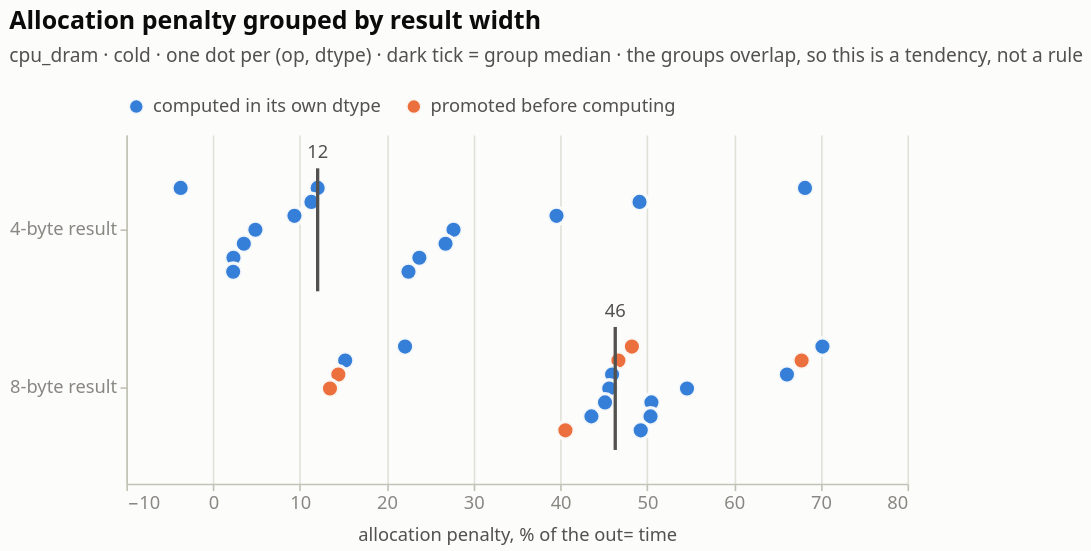

Notebook cell for this chart:
### Markdown cell above
The upper portion of the chart is flat, and that flatness is the finding: `add`,
`mul`, `muladd` and related operations, across all four dtypes, fall within a few
percent of a single value. They are not computing at different rates; they are
all limited by the same DRAM channels, and the arithmetic is negligible by
comparison.

The bars that fall away below that level are the operations that do not fit this
model — `exp`, `div` and the matrix multiplications — where the processor is
genuinely compute-limited. The chart is best read as a partition rather than as a
ranking.

### Allocation at 8 million elements

At this scale the change of sign observed in Part 1 is absent: allocation is a
cost in every cell. Its magnitude is predicted not by the operand dtype but by
the result width, since a fresh 64 MB buffer requires twice as many pages to be
faulted in as a 32 MB one. Because `div`, `sqrt`, `exp` and `cos` promote their
integer inputs to `float64`, an `int32` operand may fall into either group; the
chart below is therefore organised by result dtype rather than by input dtype.

### Code cell
dram_alloc = (
    dram.filter(pl.col("cache_state") == "cold")
    .pivot("destination", index=["operation", "implementation", "result_dtype"], values="us")
    .drop_nulls()
    .with_columns(
        (pl.col("alloc") - pl.col("out")).alias("penalty_us"),
        ((pl.col("alloc") - pl.col("out")) / pl.col("out") * 100).alias("penalty_pct"),
        pl.col("result_dtype").replace_strict(ITEMSIZE).alias("result_bytes"),
    )
    .sort("penalty_pct", descending=True)
)

dram_alloc = dram_alloc.with_columns(
    pl.format("{}-byte result", pl.col("result_bytes")).alias("width"),
    pl.when(pl.col("result_dtype") != pl.col("implementation"))
      .then(pl.lit("promoted before computing"))
      .otherwise(pl.lit("computed in its own dtype")).alias("promotion"),
)
dram_alloc = dram_alloc.with_columns(
    (0.5 + ((pl.int_range(pl.len()).over("width") % 7) - 3) * 0.11).alias("jitter")
)
medians = dram_alloc.group_by("width").agg(pl.col("penalty_pct").median().alias("med"))
prom_order = ["computed in its own dtype", "promoted before computing"]

YW = alt.Y("width:N", sort=["4-byte result", "8-byte result"], title=None)
XP = alt.X("penalty_pct:Q", title="allocation penalty, % of the out= time")

strip = alt.Chart(dram_alloc).mark_point(size=110, filled=True, opacity=0.95).encode(
    x=XP, y=YW,
    yOffset=alt.YOffset("jitter:Q", scale=alt.Scale(domain=[0, 1])),
    color=alt.Color("promotion:N", sort=prom_order,
                    scale=alt.Scale(domain=prom_order, range=P["series"][:2]),
                    legend=alt.Legend(title=None)),
    tooltip=[alt.Tooltip("operation:N", title="op"),
             alt.Tooltip("implementation:N", title="operand dtype"),
             alt.Tooltip("result_dtype:N", title="computes in"),
             alt.Tooltip("penalty_pct:Q", title="penalty %", format=".1f"),
             alt.Tooltip("penalty_us:Q", title="penalty us", format=".0f")])
med_tick = alt.Chart(medians).mark_tick(
    color=P["ink2"], thickness=2, size=74, opacity=1).encode(x="med:Q", y=YW)
med_text = alt.Chart(medians).mark_text(
    align="center", dy=-46, fontSize=11, color=P["ink2"]).encode(
    x="med:Q", y=YW, text=alt.Text("med:Q", format=".0f"))

fig7 = (strip + med_tick + med_text).properties(
    width=470, height=210,
    title=alt.Title("Allocation penalty grouped by result width",
                    subtitle="cpu_dram · cold · one dot per (op, dtype) · dark tick = group median · "
                             "the groups overlap, so this is a tendency, not a rule"),
)
figure(fig7, dram_alloc.select("operation", "implementation", "result_dtype",
                               "result_bytes", "out", "alloc", "penalty_us", "penalty_pct")
       .sort("result_bytes", "penalty_pct"),
       "Table view — allocation penalty at DRAM scale")

### Figure 1 — Vega-Lite specification as saved in the notebook (floating-point values rounded to 4 significant figures)
{"config": {"background": "#fcfcfb", "font": "system-ui, -apple-system, \"Segoe UI\", sans-serif", "view": {"stroke": null, "continuousWidth": 620, "continuousHeight": 300}, "axis": {"labelFont": "system-ui, -apple-system, \"Segoe UI\", sans-serif", "titleFont": "system-ui, -apple-system, \"Segoe UI\", sans-serif", "labelColor": "#898781", "titleColor": "#52514e", "labelFontSize": 11, "titleFontSize": 11, "titleFontWeight": 500, "titlePadding": 8, "domainColor": "#c3c2b7", "domainWidth": 1, "tickColor": "#c3c2b7", "tickSize": 4, "gridColor": "#e1e0d9", "gridWidth": 1, "gridDash": []}, "legend": {"labelFont": "system-ui, -apple-system, \"Segoe UI\", sans-serif", "titleFont": "system-ui, -apple-system, \"Segoe UI\", sans-serif", "labelColor": "#52514e", "titleColor": "#52514e", "labelFontSize": 11, "titleFontSize": 11, "titleFontWeight": 500, "symbolType": "circle", "symbolSize": 90, "orient": "top", "direction": "horizontal", "offset": 8, "titlePadding": 10}, "title": {"font": "system-ui, -apple-system, \"Segoe UI\", sans-serif", "color": "#0b0b0b", "fontSize": 15, "fontWeight": 600, "subtitleFont": "system-ui, -apple-system, \"Segoe UI\", sans-serif", "subtitleColor": "#52514e", "subtitleFontSize": 11.5, "subtitlePadding": 8, "anchor": "start", "offset": 14, "dy": -4}, "header": {"labelFont": "system-ui, -apple-system, \"Segoe UI\", sans-serif", "titleFont": "system-ui, -apple-system, \"Segoe UI\", sans-serif", "labelColor": "#52514e", "titleColor": "#52514e", "labelFontSize": 11.5, "labelFontWeight": 600, "titleFontSize": 11}, "range": {"category": ["#2a78d6", "#eb6834", "#1baf7a"], "heatmap": ["#cde2fb", "#9ec5f4", "#6da7ec", "#3987e5", "#256abf", "#184f95", "#0d366b"], "ramp": ["#cde2fb", "#9ec5f4", "#6da7ec", "#3987e5", "#256abf", "#184f95", "#0d366b"]}, "bar": {"cornerRadiusEnd": 4, "discreteBandSize": 15}, "point": {"size": 95, "filled": true, "stroke": "#fcfcfb", "strokeWidth": 2, "opacity": 1}, "line": {"strokeWidth": 2, "strokeCap": "round", "strokeJoin": "round"}, "rule": {"strokeWidth": 1}, "text": {"font": "system-ui, -apple-system, \"Segoe UI\", sans-serif", "fontSize": 11, "color": "#52514e"}}, "layer": [{"data": {"name": "data-e0996276cbe1ae4a07623a12ca0640bf"}, "mark": {"type": "point", "filled": true, "opacity": 0.95, "size": 110}, "encoding": {"color": {"field": "promotion", "legend": {"title": null}, "scale": {"domain": ["computed in its own dtype", "promoted before computing"], "range": ["#2a78d6", "#eb6834"]}, "sort": ["computed in its own dtype", "promoted before computing"], "type": "nominal"}, "tooltip": [{"field": "operation", "title": "op", "type": "nominal"}, {"field": "implementation", "title": "operand dtype", "type": "nominal"}, {"field": "result_dtype", "title": "computes in", "type": "nominal"}, {"field": "penalty_pct", "format": ".1f", "title": "penalty %", "type": "quantitative"}, {"field": "penalty_us", "format": ".0f", "title": "penalty us", "type": "quantitative"}], "x": {"field": "penalty_pct", "title": "allocation penalty, % of the out= time", "type": "quantitative"}, "y": {"field": "width", "sort": ["4-byte result", "8-byte result"], "title": null, "type": "nominal"}, "yOffset": {"field": "jitter", "scale": {"domain": [0, 1]}, "type": "quantitative"}}}, {"data": {"name": "data-db97d3309efa7fa09579555031e8d391"}, "mark": {"type": "tick", "color": "#52514e", "opacity": 1, "size": 74, "thickness": 2}, "encoding": {"x": {"field": "med", "type": "quantitative"}, "y": {"field": "width", "sort": ["4-byte result", "8-byte result"], "title": null, "type": "nominal"}}}, {"data": {"name": "data-db97d3309efa7fa09579555031e8d391"}, "mark": {"type": "text", "align": "center", "color": "#52514e", "dy": -46, "fontSize": 11}, "encoding": {"text": {"field": "med", "format": ".0f", "type": "quantitative"}, "x": {"field": "med", "type": "quantitative"}, "y": {"field": "width", "sort": ["4-byte result", "8-byte result"], "title": null, "type": "nominal"}}}], "height": 210, "title": {"text": "Allocation penalty grouped by result width", "subtitle": "cpu_dram · cold · one dot per (op, dtype) · dark tick = group median · the groups overlap, so this is a tendency, not a rule"}, "width": 470, "$schema": "https://vega.github.io/schema/vega-lite/v6.4.1.json", "datasets": {"data-e0996276cbe1ae4a07623a12ca0640bf": [{"operation": "muladd_accum", "implementation": "int64", "result_dtype": "int64", "alloc": 19950.0, "out": 11720.0, "penalty_us": 8229.0, "penalty_pct": 70.2, "result_bytes": 8, "width": "8-byte result", "promotion": "computed in its own dtype", "jitter": 0.17}, {"operation": "muladd_accum", "implementation": "float32", "result_dtype": "float32", "alloc": 9619.0, "out": 5719.0, "penalty_us": 3900.0, "penalty_pct": 68.2, "result_bytes": 4, "width": "4-byte result", "promotion": "computed in its own dtype", "jitter": 0.17}, {"operation": "div", "implementation": "int32", "result_dtype": "float64", "alloc": 11610.0, "out": 6921.0, "penalty_us": 4693.0, "penalty_pct": 67.81, "result_bytes": 8, "width": "8-byte result", "promotion": "promoted before computing", "jitter": 0.28}, {"operation": "muladd_accum", "implementation": "float64", "result_dtype": "float64", "alloc": 19550.0, "out": 11770.0, "penalty_us": 7780.0, "penalty_pct": 66.12, "result_bytes": 8, "width": "8-byte result", "promotion": "computed in its own dtype", "jitter": 0.39}, {"operation": "sqrt", "implementation": "float64", "result_dtype": "float64", "alloc": 15680.0, "out": 10140.0, "penalty_us": 5539.0, "penalty_pct": 54.6, "result_bytes": 8, "width": "8-byte result", "promotion": "computed in its own dtype", "jitter": 0.5}, {"operation": "div", "implementation": "float64", "result_dtype": "float64", "alloc": 10630.0, "out": 7063.0, "penalty_us": 3567.0, "penalty_pct": 50.5, "result_bytes": 8, "width": "8-byte result", "promotion": "computed in its own dtype", "jitter": 0.61}, {"operation": "mul", "implementation": "int64", "result_dtype": "int64", "alloc": 10520.0, "out": 6997.0, "penalty_us": 3526.0, "penalty_pct": 50.4, "result_bytes": 8, "width": "8-byte result", "promotion": "computed in its own dtype", "jitter": 0.72}, {"operation": "add", "implementation": "int64", "result_dtype": "int64", "alloc": 10350.0, "out": 6937.0, "penalty_us": 3418.0, "penalty_pct": 49.27, "result_bytes": 8, "width": "8-byte result", "promotion": "computed in its own dtype", "jitter": 0.83}, {"operation": "muladd_accum", "implementation": "int32", "result_dtype": "int32", "alloc": 8737.0, "out": 5858.0, "penalty_us": 2878.0, "penalty_pct": 49.13, "result_bytes": 4, "width": "4-byte result", "promotion": "computed in its own dtype", "jitter": 0.28}, {"operation": "sqrt", "implementation": "int32", "result_dtype": "float64", "alloc": 17510.0, "out": 11810.0, "penalty_us": 5700.0, "penalty_pct": 48.25, "result_bytes": 8, "width": "8-byte result", "promotion": "promoted before computing", "jitter": 0.17}, {"operation": "div", "implementation": "int64", "result_dtype": "float64", "alloc": 14730.0, "out": 10040.0, "penalty_us": 4689.0, "penalty_pct": 46.7, "result_bytes": 8, "width": "8-byte result", "promotion": "promoted before computing", "jitter": 0.28}, {"operation": "mul", "implementation": "float64", "result_dtype": "float64", "alloc": 10230.0, "out": 7006.0, "penalty_us": 3221.0, "penalty_pct": 45.97, "result_bytes": 8, "width": "8-byte result", "promotion": "computed in its own dtype", "jitter": 0.39}, {"operation": "add", "implementation": "float64", "result_dtype": "float64", "alloc": 10340.0, "out": 7098.0, "penalty_us": 3240.0, "penalty_pct": 45.64, "result_bytes": 8, "width": "8-byte result", "promotion": "computed in its own dtype", "jitter": 0.5}, {"operation": "muladd", "implementation": "int64", "result_dtype": "int64", "alloc": 19900.0, "out": 13710.0, "penalty_us": 6192.0, "penalty_pct": 45.15, "result_bytes": 8, "width": "8-byte result", "promotion": "computed in its own dtype", "jitter": 0.61}, {"operation": "muladd", "implementation": "float64", "result_dtype": "float64", "alloc": 19650.0, "out": 13680.0, "penalty_us": 5964.0, "penalty_pct": 43.59, "result_bytes": 8, "width": "8-byte result", "promotion": "computed in its own dtype", "jitter": 0.72}, {"operation": "sqrt", "implementation": "int64", "result_dtype": "float64", "alloc": 19110.0, "out": 13590.0, "penalty_us": 5517.0, "penalty_pct": 40.59, "result_bytes": 8, "width": "8-byte result", "promotion": "promoted before computing", "jitter": 0.83}, {"operation": "div", "implementation": "float32", "result_dtype": "float32", "alloc": 5174.0, "out": 3707.0, "penalty_us": 1467.0, "penalty_pct": 39.57, "result_bytes": 4, "width": "4-byte result", "promotion": "computed in its own dtype", "jitter": 0.39}, {"operation": "muladd", "implementation": "int32", "result_dtype": "int32", "alloc": 8804.0, "out": 6894.0, "penalty_us": 1910.0, "penalty_pct": 27.7, "result_bytes": 4, "width": "4-byte result", "promotion": "computed in its own dtype", "jitter": 0.5}, {"operation": "mul", "implementation": "float32", "result_dtype": "float32", "alloc": 4467.0, "out": 3523.0, "penalty_us": 943.6, "penalty_pct": 26.78, "result_bytes": 4, "width": "4-byte result", "promotion": "computed in its own dtype", "jitter": 0.61}, {"operation": "muladd", "implementation": "float32", "result_dtype": "float32", "alloc": 8595.0, "out": 6944.0, "penalty_us": 1650.0, "penalty_pct": 23.76, "result_bytes": 4, "width": "4-byte result", "promotion": "computed in its own dtype", "jitter": 0.72}, {"operation": "cos", "implementation": "float32", "result_dtype": "float32", "alloc": 14700.0, "out": 12000.0, "penalty_us": 2701.0, "penalty_pct": 22.51, "result_bytes": 4, "width": "4-byte result", "promotion": "computed in its own dtype", "jitter": 0.83}, {"operation": "matmul", "implementation": "int64", "result_dtype": "int64", "alloc": 31750.0, "out": 26000.0, "penalty_us": 5750.0, "penalty_pct": 22.11, "result_bytes": 8, "width": "8-byte result", "promotion": "computed in its own dtype", "jitter": 0.17}, {"operation": "exp", "implementation": "float64", "result_dtype": "float64", "alloc": 42770.0, "out": 37120.0, "penalty_us": 5649.0, "penalty_pct": 15.22, "result_bytes": 8, "width": "8-byte result", "promotion": "computed in its own dtype", "jitter": 0.28}, {"operation": "exp", "implementation": "int32", "result_dtype": "float64", "alloc": 44530.0, "out": 38910.0, "penalty_us": 5614.0, "penalty_pct": 14.43, "result_bytes": 8, "width": "8-byte result", "promotion": "promoted before computing", "jitter": 0.39}, {"operation": "exp", "implementation": "int64", "result_dtype": "float64", "alloc": 46090.0, "out": 40620.0, "penalty_us": 5470.0, "penalty_pct": 13.47, "result_bytes": 8, "width": "8-byte result", "promotion": "promoted before computing", "jitter": 0.5}, {"operation": "matmul", "implementation": "int32", "result_dtype": "int32", "alloc": 26680.0, "out": 23810.0, "penalty_us": 2868.0, "penalty_pct": 12.04, "result_bytes": 4, "width": "4-byte result", "promotion": "computed in its own dtype", "jitter": 0.17}, {"operation": "matmul_explicit", "implementation": "int32", "result_dtype": "int32", "alloc": 31490.0, "out": 28290.0, "penalty_us": 3204.0, "penalty_pct": 11.33, "result_bytes": 4, "width": "4-byte result", "promotion": "computed in its own dtype", "jitter": 0.28}, {"operation": "add", "implementation": "float32", "result_dtype": "float32", "alloc": 3813.0, "out": 3486.0, "penalty_us": 326.7, "penalty_pct": 9.371, "result_bytes": 4, "width": "4-byte result", "promotion": "computed in its own dtype", "jitter": 0.39}, {"operation": "matmul_explicit", "implementation": "float32", "result_dtype": "float32", "alloc": 29150.0, "out": 27800.0, "penalty_us": 1355.0, "penalty_pct": 4.874, "result_bytes": 4, "width": "4-byte result", "promotion": "computed in its own dtype", "jitter": 0.5}, {"operation": "sqrt", "implementation": "float32", "result_dtype": "float32", "alloc": 3046.0, "out": 2942.0, "penalty_us": 104.2, "penalty_pct": 3.541, "result_bytes": 4, "width": "4-byte result", "promotion": "computed in its own dtype", "jitter": 0.61}, {"operation": "add", "implementation": "int32", "result_dtype": "int32", "alloc": 3631.0, "out": 3548.0, "penalty_us": 83.14, "penalty_pct": 2.343, "result_bytes": 4, "width": "4-byte result", "promotion": "computed in its own dtype", "jitter": 0.72}, {"operation": "exp", "implementation": "float32", "result_dtype": "float32", "alloc": 9876.0, "out": 9653.0, "penalty_us": 223.3, "penalty_pct": 2.313, "result_bytes": 4, "width": "4-byte result", "promotion": "computed in its own dtype", "jitter": 0.83}, {"operation": "mul", "implementation": "int32", "result_dtype": "int32", "alloc": 3501.0, "out": 3637.0, "penalty_us": -136.0, "penalty_pct": -3.74, "result_bytes": 4, "width": "4-byte result", "promotion": "computed in its own dtype", "jitter": 0.17}], "data-db97d3309efa7fa09579555031e8d391": [{"width": "4-byte result", "med": 12.04}, {"width": "8-byte result", "med": 46.33}]}}
